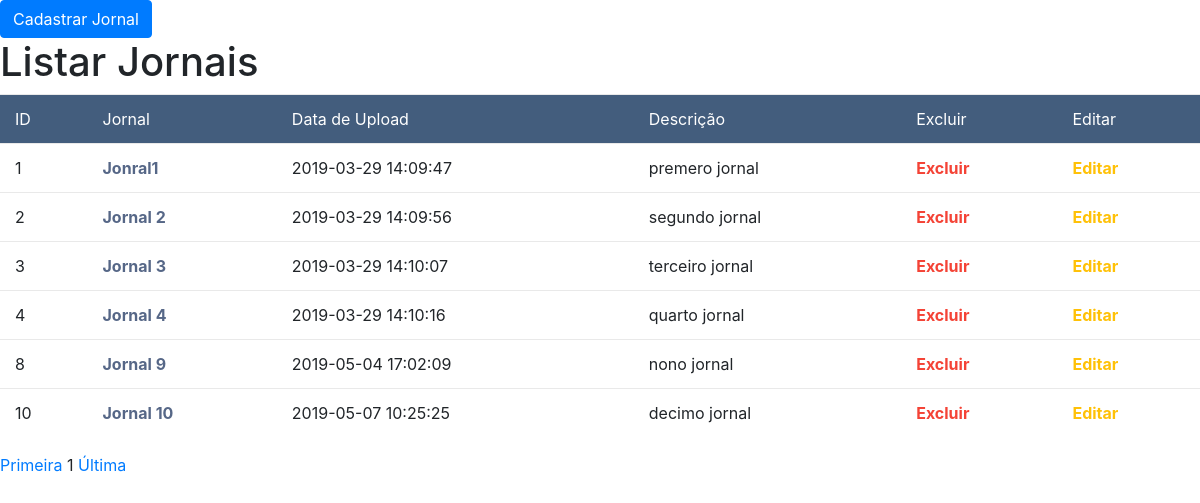
The page / on the database its author committed.
### tables this page shows
CREATE TABLE `jornal` (
  `id_jornal` int(11) NOT NULL,
  `nome_jornal` varchar(100) NOT NULL,
  `data_criacao` datetime NOT NULL,
  `descricao_jornal` varchar(500) NOT NULL
);

### index.php (the view, shortened to what this page needs)
<?php
include_once("conexao.php");
?>
<!DOCTYPE html>
<html lang="pt-br">
    <head>
        <link rel="stylesheet" href="style.css">
        <link rel="stylesheet" href="https://maxcdn.bootstrapcdn.com/bootstrap/4.0.0/css/bootstrap.min.css">
    </head>
    <body>
<button type="button" class="btn btn-primary" data-toggle="modal" data-target="#exampleModalLong">
  Cadastrar Jornal
</button>
<h1>Listar Jornais</h1>
<?php
$pagina_atual = filter_input(INPUT_GET, 'pagina', FILTER_SANITIZE_NUMBER_INT);
$pagina = (!empty($pagina_atual)) ? $pagina_atual : 1;
$qnt_result_pg = 15;
$inicio = ($qnt_result_pg * $pagina) - $qnt_result_pg;
$codigo_jornais = "SELECT * FROM jornal LIMIT $inicio, $qnt_result_pg";
$kuery_jornais = mysqli_query($conn, $codigo_jornais);
echo"<table class='table'>";
echo"<tr class='table-title'>
<td>ID</td>
<td>Jornal</td>
<td>Data de Upload</td>
<td>Descrição</td>
<td>Excluir</td>
<td>Editar</td>
</tr>";
  while($row_jornais = mysqli_fetch_assoc($kuery_jornais))
  {
    $id_jornal = $row_jornais['id_jornal'];
  echo"<tr>
<td>{$row_jornais['id_jornal']}</td>
<td><a href='http://localhost/_crud/edicao.php?id_jornal=$id_jornal'>{$row_jornais['nome_jornal']}</td></a>
<td>{$row_jornais['data_criacao']}</td>
<td>{$row_jornais['descricao_jornal']}</td>
<td><a class='delete' href='http://localhost/_crud/deletejornal.php?id_jornal=$id_jornal'>Excluir</a></td>
<td><a class='edit' href='http://localhost/_crud/editjornal.php?id_jornal=$id_jornal'>Editar</a></td>
</tr>";
  }
echo"</table>";
$result_pg = "SELECT COUNT(id_jornal) AS num_result FROM jornal";
$resultado_pg = mysqli_query($conn, $result_pg);
$row_pg = mysqli_fetch_assoc($resultado_pg);
$quantidade_pg = ceil($row_pg['num_result'] / $qnt_result_pg);
echo "<a href='index.php?pagina=1'> Primeira </a>";
echo "$pagina";
echo "<a href='index.php?pagina=$quantidade_pg'> Última </a>";
?>
    </body>
</html>

### style.css (style rules this page uses)
body { color: #566787; background: #f5f5f5; font-family: 'Varela Round', sans-serif; font-size: 13px; }
.table-title { padding-bottom: 15px; background: #435d7d; color: #fff; padding: 16px 30px; margin: -20px -25px 10px; border-radius: 3px 3px 0 0; }
table.table tr th, table.table tr td { border-color: #e9e9e9; padding: 12px 15px; vertical-align: middle; }
table.table td a { font-weight: bold; color: #566787; display: inline-block; text-decoration: none; outline: none !important; }
table.table td a.edit { color: #FFC107; }
table.table td a.delete { color: #F44336; }

### rows shown on the page
jornal: id_jornal "1", nome_jornal "Jonral1", data_criacao "2019-03-29 14:09:47", descricao_jornal "premero jornal"
jornal: id_jornal "2", nome_jornal "Jornal 2", data_criacao "2019-03-29 14:09:56", descricao_jornal "segundo jornal"
jornal: id_jornal "3", nome_jornal "Jornal 3", data_criacao "2019-03-29 14:10:07", descricao_jornal "terceiro jornal"
jornal: id_jornal "4", nome_jornal "Jornal 4", data_criacao "2019-03-29 14:10:16", descricao_jornal "quarto jornal"
jornal: id_jornal "8", nome_jornal "Jornal 9", data_criacao "2019-05-04 17:02:09", descricao_jornal "nono jornal"
jornal: id_jornal "10", nome_jornal "Jornal 10", data_criacao "2019-05-07 10:25:25", descricao_jornal "decimo jornal"

### other values the page prints
$pagina "1"
